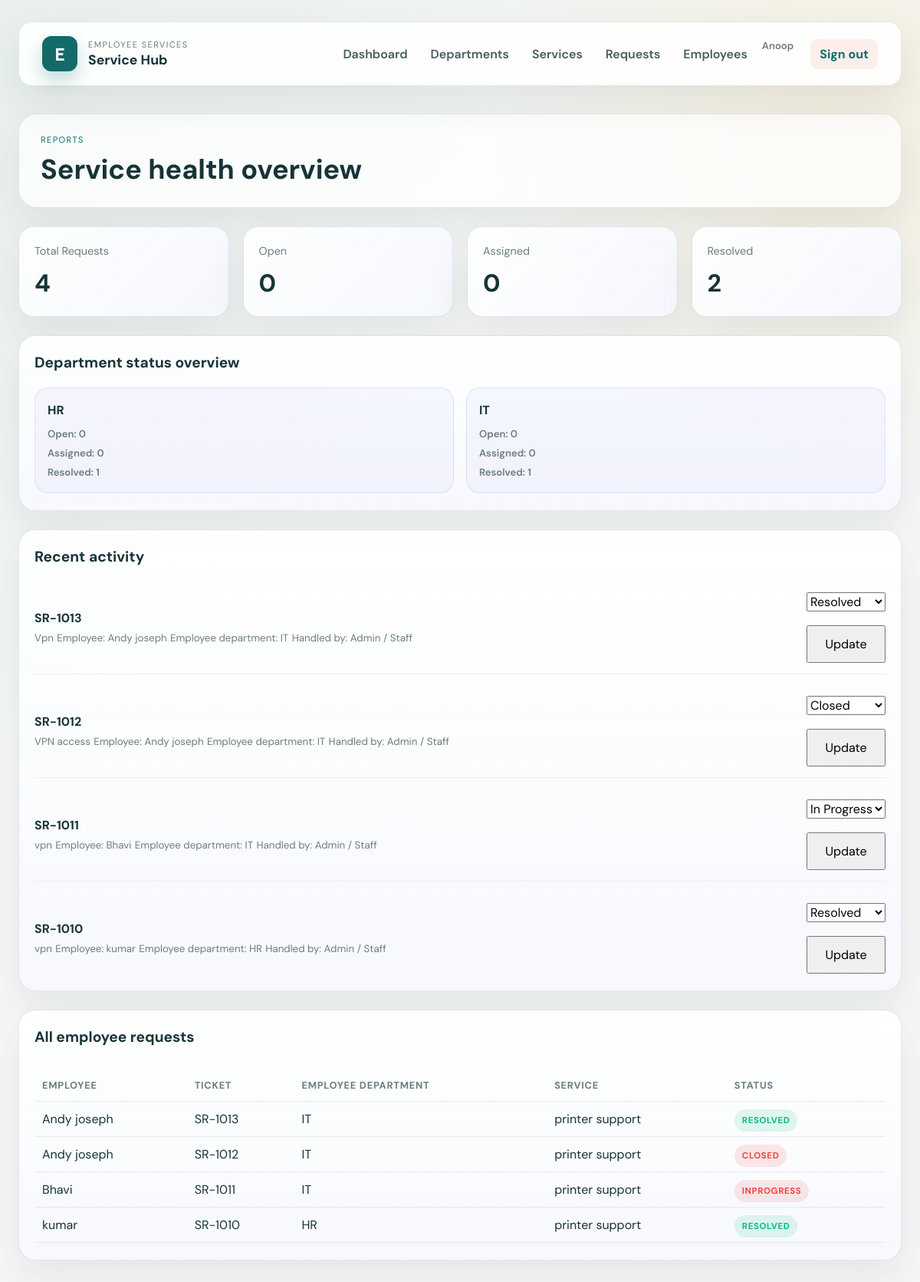
The app's page /reports/ (signed in) with its own data.
### employees/models.py (models this page shows, shortened)
class Employee(models.Model):
    emp_id=models.CharField(max_length=20,unique=True)
    name=models.CharField(max_length=100)
    email=models.EmailField(unique=True)
    phone=models.CharField(max_length=100)
    designation=models.CharField(max_length=100)
    department=models.ForeignKey(Department,on_delete=models.CASCADE,related_name='employees')
    user=models.OneToOneField(User,on_delete=models.SET_NULL,null=True,blank=True,related_name='employee_profile')
    created_at=models.DateTimeField(auto_now_add=True)
    account_created=models.BooleanField(default=False)

### departments/models.py (models this page shows, shortened)
class Department(models.Model):
    name=models.CharField(max_length=100,unique=True)
    description=models.TextField(blank=True)
    created_at=models.DateTimeField(auto_now_add=True)

### service_requests/models.py (models this page shows, shortened)
class ServiceRequest(models.Model):
    PRIORITY_CHOICES=[
        ('LOW','low'),
        ('MEDIUM','medium'),
        ('HIGH','high'),
        ('URGENT','urgent'),
    ]
    STATUS_CHOICES=[
        ('OPEN','open'),
        ('ASSIGNED','assigned'),
        ('INPROGRESS','In progress'),
        ('RESOLVED','Resolved'),
        ('CLOSED','Closed'),
        ('REJECTED','Rejected'),
    ]
    ticket_number=models.CharField(max_length=20,unique=True)
    employee=models.ForeignKey(Employee,on_delete=models.CASCADE,related_name='requests')
    service=models.ForeignKey(Service,on_delete=models.CASCADE,related_name='requests')
    title=models.CharField(max_length=200)
    description=models.TextField()
    status=models.CharField(max_length=20,choices=STATUS_CHOICES,default='OPEN')
    priority=models.CharField(max_length=10,choices=PRIORITY_CHOICES,default='MEDIUM')
    created_at=models.DateTimeField(auto_now_add=True)
    updated_at=models.DateTimeField(auto_now=True)
    resolved_at=models.DateTimeField(null=True,blank=True)
    closed_at=models.DateTimeField(null=True,blank=True)

### services/models.py (models this page shows, shortened)
class Service(models.Model):
    name=models.CharField(max_length=100)
    description=models.TextField(blank=True)
    department=models.ForeignKey(Department,on_delete=models.CASCADE,related_name="services")
    is_active=models.BooleanField(default=True)
    created_at=models.DateTimeField(auto_now_add=True)

### employees/views.py (the view)
# urls.py: path("reports/", reports_view, name="reports"),
@login_required(login_url="login")
def reports_view(request):
    all_requests = ServiceRequest.objects.select_related("employee", "service", "service__department", "employee__department").order_by("-created_at")
    total = all_requests.count()
    open_count = all_requests.filter(status="OPEN").count()
    assigned_count = all_requests.filter(status="ASSIGNED").count()
    resolved_count = all_requests.filter(status="RESOLVED").count()
    department_status_summary = []
    for department in Department.objects.all().order_by("name"):
        department_requests = all_requests.filter(employee__department=department)
        department_status_summary.append({
            "name": department.name,
            "total": department_requests.count(),
            "open": department_requests.filter(status="OPEN").count(),
            "assigned": department_requests.filter(status="ASSIGNED").count(),
            "resolved": department_requests.filter(status="RESOLVED").count(),
        })
    return render(request, "reports.html", {
        "requests": all_requests[:10],
        "all_requests": all_requests,
        "total": total,
        "open_count": open_count,
        "assigned_count": assigned_count,
        "resolved_count": resolved_count,
        "department_status_summary": department_status_summary,
    })

### templates/reports.html (shortened to what this page needs)
{% extends 'base.html' %}
{% block content %}
<section class="page-section">
    <div class="page-header">
        <div>
            <p class="eyebrow neutral">Reports</p>
            <h2>Service health overview</h2>
        </div>
    </div>
    <div class="stats-grid">
        <div class="stat-card">
            <span>Total Requests</span>
            <strong>{{ total }}</strong>
        </div>
        <div class="stat-card">
            <span>Open</span>
            <strong>{{ open_count }}</strong>
        </div>
        <div class="stat-card">
            <span>Assigned</span>
            <strong>{{ assigned_count }}</strong>
        </div>
        <div class="stat-card">
            <span>Resolved</span>
            <strong>{{ resolved_count }}</strong>
        </div>
    </div>
    <div class="panel-card">
        <div class="panel-head">
            <h3>Department status overview</h3>
        </div>
        <div class="department-status-grid">
            {% for dept in department_status_summary %}
            <div class="department-status-card">
                <h4>{{ dept.name }}</h4>
                <div class="mini-stats">
                    <span>Open: {{ dept.open }}</span>
                    <span>Assigned: {{ dept.assigned }}</span>
                    <span>Resolved: {{ dept.resolved }}</span>
                </div>
            </div>
            {% empty %}
            <div class="empty-state">No department records yet.</div>
            {% endfor %}
        </div>
    </div>
    <div class="panel-card">
        <div class="panel-head">
            <h3>Recent activity</h3>
        </div>
        <ul class="request-list">
            {% for item in requests %}
            <li>
                <div>
                    <strong>{{ item.ticket_number }}</strong>
                    <small>{{ item.title }}</small>
                    <small>Employee: {{ item.employee.name }}</small>
                    <small>Employee department: {{ item.employee.department.name }}</small>
                    <small>Handled by: Admin / Staff</small>
                </div>
                <div class="status-edit-box">
                    <form method="post" action="{% url 'update_service_request_status' item.id %}">
                        <select name="status" class="compact-select">
                            {% for status_value, status_label in item.STATUS_CHOICES %}
                                <option value="{{ status_value }}" {% if item.status == status_value %}selected{% endif %}>{{ status_label|title }}</option>
                            {% endfor %}
                        </select>
                        <button type="submit" class="small-btn">Update</button>
                    </form>
                </div>
            </li>
            {% empty %}
            <li><span class="empty-state">No records yet.</span></li>
            {% endfor %}
        </ul>
    </div>
    <div class="panel-card">
        <div class="panel-head">
            <h3>All employee requests</h3>
        </div>
        <div class="all-requests-table-wrap">
            <table class="all-requests-table">
                <thead>
                    <tr>
                        <th>Employee</th>
                        <th>Ticket</th>
                        <th>Employee Department</th>
                        <th>Service</th>
                        <th>Status</th>
                    </tr>
                </thead>
                <tbody>
                    {% for item in all_requests %}
                    <tr>
                        <td>{{ item.employee.name }}</td>
                        <td>{{ item.ticket_number }}</td>
                        <td>{{ item.employee.department.name }}</td>
                        <td>{{ item.service.name }}</td>
                        <td><span class="tag {% if item.status == 'OPEN' %}low{% elif item.status == 'RESOLVED' %}low{% elif item.status == 'ASSIGNED' %}medium{% else %}high{% endif %}">{{ item.status }}</span></td>
                    </tr>
                    {% empty %}
                    <tr>
                        <td colspan="5" class="empty-state-cell">No employee requests yet.</td>
                    </tr>
                    {% endfor %}
                </tbody>
            </table>
        </div>
    </div>
</section>
{% endblock %}

### templates/base.html (shortened to what this page needs)
{% load static %}
<!DOCTYPE html>
<html lang="en">
<head>
    <link rel="stylesheet" href="{% static 'css/styles.css' %}">
</head>
<body>
    <div class="page-shell">
        <header class="topbar">
            <div class="brand-group">
                <div class="brand-mark">E</div>
                <div>
                    <p class="eyebrow">Employee Services</p>
                    <h1>Service Hub</h1>
                </div>
            </div>
            <nav class="nav-links" aria-label="Main navigation">
                {% if user.is_authenticated %}
                    <a href="{% url 'dashboard' %}">Dashboard</a>
                    <a href="{% url 'departments' %}">Departments</a>
                    <a href="{% url 'services' %}">Services</a>
                    <a href="{% url 'service_requests' %}">Requests</a>
                    {% if user.is_staff %}
                        <a href="{% url 'admin_employees' %}">Employees</a>
                    {% endif %}
                    <form method="post" action="{% url 'logout' %}" class="logout-form">
                        <span class="user-label">{{ user.first_name|default:user.username }}</span>
                        <button type="submit" class="logout-btn">Sign out</button>
                    </form>
                {% endif %}
            </nav>
        </header>
        <main class="content-wrap">
            {% block content %}{% endblock %}
        </main>
    </div>
</body>
</html>

### records on screen
Employee: name "HR", open "0", assigned "0", resolved "1", name "IT"
ServiceRequest: ticket_number "SR-1013", title "Vpn", employee.name "Andy joseph", employee.department.name "IT", status "Resolved", service.name "printer support", status "RESOLVED"
ServiceRequest: ticket_number "SR-1012", title "VPN access", employee.name "Andy joseph", employee.department.name "IT", status "Closed", service.name "printer support", status "CLOSED"
ServiceRequest: ticket_number "SR-1011", title "vpn", employee.name "Bhavi", employee.department.name "IT", status "In Progress", service.name "printer support", status "INPROGRESS"
ServiceRequest: ticket_number "SR-1010", title "vpn", employee.name "kumar", employee.department.name "HR", status "Resolved", service.name "printer support", status "RESOLVED"

### other values on screen
{{ user.first_name|default:user.username }} "Anoop"
{{ total }} "4"
{{ open_count }} "0"
{{ assigned_count }} "0"
{{ resolved_count }} "2"
